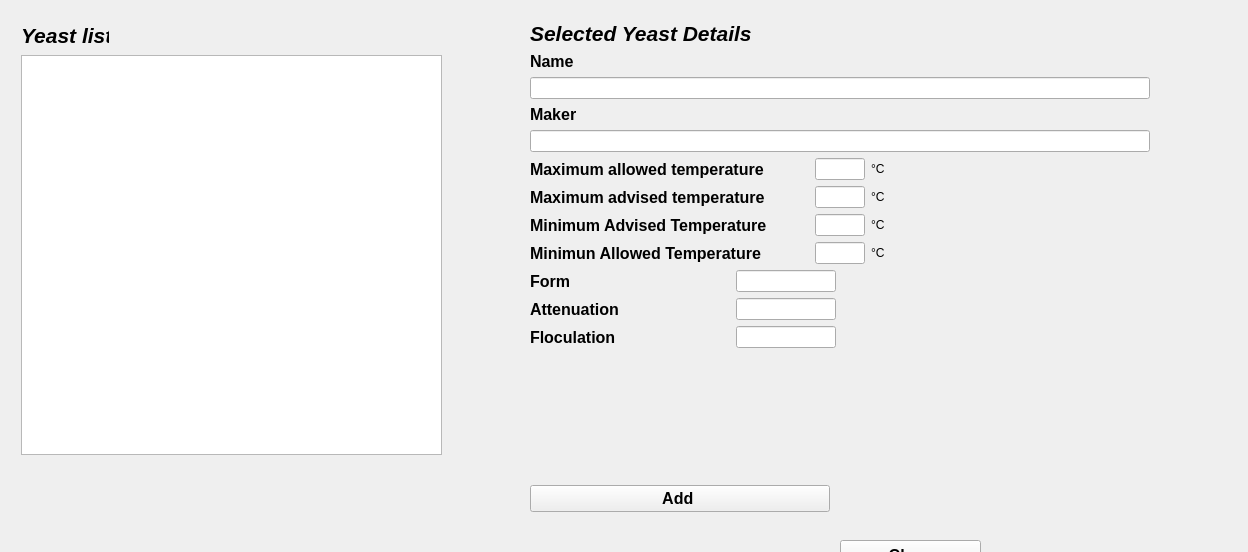
<?xml version="1.0" encoding="UTF-8"?>
<ui version="4.0">
 <class>Form</class>
 <widget class="QWidget" name="Form">
  <property name="geometry">
   <rect>
    <x>0</x>
    <y>0</y>
    <width>1248</width>
    <height>552</height>
   </rect>
  </property>
  <property name="minimumSize">
   <size>
    <width>100</width>
    <height>0</height>
   </size>
  </property>
  <property name="windowTitle">
   <string>Form</string>
  </property>
  <widget class="QPushButton" name="close_button">
   <property name="geometry">
    <rect>
     <x>840</x>
     <y>540</y>
     <width>141</width>
     <height>31</height>
    </rect>
   </property>
   <property name="font">
    <font>
     <pointsize>12</pointsize>
     <weight>75</weight>
     <bold>true</bold>
    </font>
   </property>
   <property name="text">
    <string>Close</string>
   </property>
  </widget>
  <widget class="QWidget" name="layoutWidget">
   <property name="geometry">
    <rect>
     <x>530</x>
     <y>21</y>
     <width>620</width>
     <height>491</height>
    </rect>
   </property>
   <layout class="QVBoxLayout" name="verticalLayout_4">
    <item>
     <widget class="QLabel" name="detail_label">
      <property name="font">
       <font>
        <pointsize>16</pointsize>
        <weight>75</weight>
        <italic>true</italic>
        <bold>true</bold>
       </font>
      </property>
      <property name="text">
       <string>Selected Yeast Details</string>
      </property>
     </widget>
    </item>
    <item>
     <layout class="QVBoxLayout" name="verticalLayout_2">
      <item>
       <widget class="QLabel" name="name_label">
        <property name="font">
         <font>
          <pointsize>12</pointsize>
          <weight>75</weight>
          <italic>false</italic>
          <bold>true</bold>
         </font>
        </property>
        <property name="text">
         <string>Name</string>
        </property>
       </widget>
      </item>
      <item>
       <widget class="QLineEdit" name="name_edit">
        <property name="minimumSize">
         <size>
          <width>450</width>
          <height>0</height>
         </size>
        </property>
       </widget>
      </item>
     </layout>
    </item>
    <item>
     <widget class="QLabel" name="maker_label">
      <property name="font">
       <font>
        <pointsize>12</pointsize>
        <weight>75</weight>
        <bold>true</bold>
       </font>
      </property>
      <property name="text">
       <string>Maker</string>
      </property>
     </widget>
    </item>
    <item>
     <widget class="QLineEdit" name="maker_edit"/>
    </item>
    <item>
     <layout class="QVBoxLayout" name="verticalLayout_3"/>
    </item>
    <item>
     <layout class="QHBoxLayout" name="horizontalLayout_2">
      <item>
       <widget class="QLabel" name="max_allowed_temperature_label">
        <property name="minimumSize">
         <size>
          <width>220</width>
          <height>0</height>
         </size>
        </property>
        <property name="font">
         <font>
          <pointsize>12</pointsize>
          <weight>75</weight>
          <italic>false</italic>
          <bold>true</bold>
         </font>
        </property>
        <property name="text">
         <string>Maximum allowed temperature</string>
        </property>
       </widget>
      </item>
      <item>
       <widget class="QLineEdit" name="max_allowed_temperature_edit">
        <property name="minimumSize">
         <size>
          <width>50</width>
          <height>0</height>
         </size>
        </property>
        <property name="maximumSize">
         <size>
          <width>50</width>
          <height>16777215</height>
         </size>
        </property>
       </widget>
      </item>
      <item>
       <widget class="QLabel" name="max_allowed_temperature_unit_label">
        <property name="text">
         <string>°C</string>
        </property>
       </widget>
      </item>
     </layout>
    </item>
    <item>
     <layout class="QHBoxLayout" name="horizontalLayout_3">
      <item>
       <widget class="QLabel" name="max_advised_temperature_label">
        <property name="minimumSize">
         <size>
          <width>220</width>
          <height>0</height>
         </size>
        </property>
        <property name="font">
         <font>
          <pointsize>12</pointsize>
          <weight>75</weight>
          <italic>false</italic>
          <bold>true</bold>
         </font>
        </property>
        <property name="text">
         <string>Maximum advised temperature</string>
        </property>
       </widget>
      </item>
      <item>
       <widget class="QLineEdit" name="max_advised_temperature_edit">
        <property name="minimumSize">
         <size>
          <width>50</width>
          <height>0</height>
         </size>
        </property>
        <property name="maximumSize">
         <size>
          <width>50</width>
          <height>16777215</height>
         </size>
        </property>
       </widget>
      </item>
      <item>
       <widget class="QLabel" name="max_advised_temperature_unit_label">
        <property name="text">
         <string>°C</string>
        </property>
       </widget>
      </item>
     </layout>
    </item>
    <item>
     <layout class="QHBoxLayout" name="horizontalLayout_4">
      <item>
       <widget class="QLabel" name="min_advised_temperature_label">
        <property name="font">
         <font>
          <pointsize>12</pointsize>
          <weight>75</weight>
          <bold>true</bold>
         </font>
        </property>
        <property name="text">
         <string>Minimum Advised Temperature</string>
        </property>
       </widget>
      </item>
      <item>
       <widget class="QLineEdit" name="min_advised_temperature_edit">
        <property name="minimumSize">
         <size>
          <width>50</width>
          <height>0</height>
         </size>
        </property>
        <property name="maximumSize">
         <size>
          <width>50</width>
          <height>16777215</height>
         </size>
        </property>
       </widget>
      </item>
      <item>
       <widget class="QLabel" name="min_advised_temperature_unit_label">
        <property name="text">
         <string>°C</string>
        </property>
       </widget>
      </item>
     </layout>
    </item>
    <item>
     <layout class="QHBoxLayout" name="horizontalLayout_5">
      <item>
       <widget class="QLabel" name="min_allowed_temperature_label">
        <property name="font">
         <font>
          <pointsize>12</pointsize>
          <weight>75</weight>
          <bold>true</bold>
         </font>
        </property>
        <property name="text">
         <string>Minimun Allowed Temperature</string>
        </property>
       </widget>
      </item>
      <item>
       <widget class="QLineEdit" name="min_allowed_temperature_edit">
        <property name="minimumSize">
         <size>
          <width>50</width>
          <height>0</height>
         </size>
        </property>
        <property name="maximumSize">
         <size>
          <width>50</width>
          <height>16777215</height>
         </size>
        </property>
       </widget>
      </item>
      <item>
       <widget class="QLabel" name="min_allowed_temperature_unit_label">
        <property name="text">
         <string>°C</string>
        </property>
       </widget>
      </item>
     </layout>
    </item>
    <item>
     <layout class="QHBoxLayout" name="horizontalLayout_8">
      <item>
       <widget class="QLabel" name="form_label">
        <property name="minimumSize">
         <size>
          <width>200</width>
          <height>0</height>
         </size>
        </property>
        <property name="maximumSize">
         <size>
          <width>200</width>
          <height>16777215</height>
         </size>
        </property>
        <property name="font">
         <font>
          <pointsize>12</pointsize>
          <weight>75</weight>
          <bold>true</bold>
         </font>
        </property>
        <property name="text">
         <string>Form</string>
        </property>
       </widget>
      </item>
      <item>
       <widget class="QLineEdit" name="form_edit">
        <property name="minimumSize">
         <size>
          <width>100</width>
          <height>0</height>
         </size>
        </property>
        <property name="maximumSize">
         <size>
          <width>100</width>
          <height>16777215</height>
         </size>
        </property>
       </widget>
      </item>
      <item>
       <spacer name="horizontalSpacer_3">
        <property name="orientation">
         <enum>Qt::Horizontal</enum>
        </property>
        <property name="sizeHint" stdset="0">
         <size>
          <width>40</width>
          <height>20</height>
         </size>
        </property>
       </spacer>
      </item>
     </layout>
    </item>
    <item>
     <layout class="QHBoxLayout" name="horizontalLayout_6">
      <item>
       <widget class="QLabel" name="attenuation_label">
        <property name="minimumSize">
         <size>
          <width>200</width>
          <height>0</height>
         </size>
        </property>
        <property name="maximumSize">
         <size>
          <width>200</width>
          <height>16777215</height>
         </size>
        </property>
        <property name="font">
         <font>
          <pointsize>12</pointsize>
          <weight>75</weight>
          <bold>true</bold>
         </font>
        </property>
        <property name="text">
         <string>Attenuation</string>
        </property>
       </widget>
      </item>
      <item>
       <widget class="QLineEdit" name="attenuation_edit">
        <property name="minimumSize">
         <size>
          <width>100</width>
          <height>0</height>
         </size>
        </property>
        <property name="maximumSize">
         <size>
          <width>100</width>
          <height>16777215</height>
         </size>
        </property>
       </widget>
      </item>
      <item>
       <spacer name="horizontalSpacer">
        <property name="orientation">
         <enum>Qt::Horizontal</enum>
        </property>
        <property name="sizeHint" stdset="0">
         <size>
          <width>40</width>
          <height>20</height>
         </size>
        </property>
       </spacer>
      </item>
     </layout>
    </item>
    <item>
     <layout class="QHBoxLayout" name="horizontalLayout_7">
      <item>
       <widget class="QLabel" name="floculation_label">
        <property name="minimumSize">
         <size>
          <width>200</width>
          <height>0</height>
         </size>
        </property>
        <property name="maximumSize">
         <size>
          <width>200</width>
          <height>16777215</height>
         </size>
        </property>
        <property name="font">
         <font>
          <pointsize>12</pointsize>
          <weight>75</weight>
          <bold>true</bold>
         </font>
        </property>
        <property name="text">
         <string>Floculation</string>
        </property>
       </widget>
      </item>
      <item>
       <widget class="QLineEdit" name="floculation_edit">
        <property name="minimumSize">
         <size>
          <width>100</width>
          <height>0</height>
         </size>
        </property>
        <property name="maximumSize">
         <size>
          <width>100</width>
          <height>16777215</height>
         </size>
        </property>
       </widget>
      </item>
      <item>
       <spacer name="horizontalSpacer_2">
        <property name="orientation">
         <enum>Qt::Horizontal</enum>
        </property>
        <property name="sizeHint" stdset="0">
         <size>
          <width>40</width>
          <height>20</height>
         </size>
        </property>
       </spacer>
      </item>
     </layout>
    </item>
    <item>
     <spacer name="verticalSpacer_2">
      <property name="orientation">
       <enum>Qt::Vertical</enum>
      </property>
      <property name="sizeHint" stdset="0">
       <size>
        <width>20</width>
        <height>40</height>
       </size>
      </property>
     </spacer>
    </item>
    <item>
     <widget class="QPushButton" name="add_button">
      <property name="sizePolicy">
       <sizepolicy hsizetype="Fixed" vsizetype="Fixed">
        <horstretch>0</horstretch>
        <verstretch>0</verstretch>
       </sizepolicy>
      </property>
      <property name="minimumSize">
       <size>
        <width>300</width>
        <height>0</height>
       </size>
      </property>
      <property name="maximumSize">
       <size>
        <width>100</width>
        <height>16777215</height>
       </size>
      </property>
      <property name="font">
       <font>
        <pointsize>12</pointsize>
        <weight>75</weight>
        <italic>false</italic>
        <bold>true</bold>
       </font>
      </property>
      <property name="text">
       <string>Add </string>
      </property>
     </widget>
    </item>
   </layout>
  </widget>
  <widget class="QLabel" name="yeast_list_label">
   <property name="geometry">
    <rect>
     <x>21</x>
     <y>21</y>
     <width>88</width>
     <height>28</height>
    </rect>
   </property>
   <property name="font">
    <font>
     <pointsize>16</pointsize>
     <weight>75</weight>
     <italic>true</italic>
     <bold>true</bold>
    </font>
   </property>
   <property name="text">
    <string>Yeast list</string>
   </property>
  </widget>
  <widget class="QListWidget" name="yeast_list_widget">
   <property name="geometry">
    <rect>
     <x>21</x>
     <y>55</y>
     <width>421</width>
     <height>400</height>
    </rect>
   </property>
   <property name="minimumSize">
    <size>
     <width>0</width>
     <height>400</height>
    </size>
   </property>
  </widget>
  <widget class="QWidget" name="">
   <layout class="QHBoxLayout" name="horizontalLayout"/>
  </widget>
 </widget>
 <resources/>
 <connections/>
</ui>
